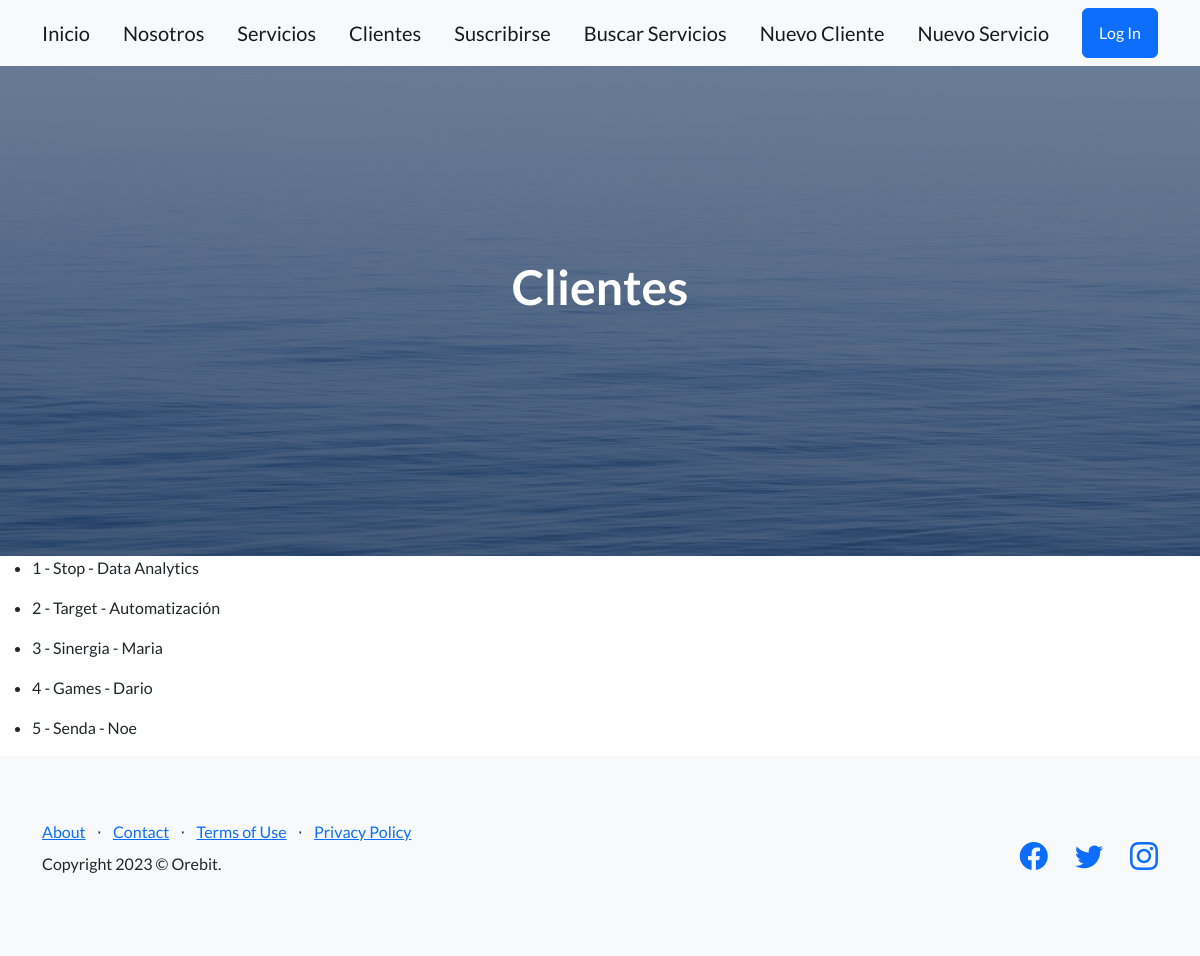
Screenshot of /aplicacion/clientes/ with the database file from the repository.
### aplicacion/models.py (models this page shows)
class Clientes(models.Model):
    nombre=models.CharField(max_length=50)
    servicio_contratado=models.CharField(max_length=50)
    email=models.EmailField()

### aplicacion/views.py (the view)
# urls.py: path('clientes/',clientes, name= "clientes"),
def clientes(request):
    ctx= {"clientes":Clientes.objects.all()}
    return render(request,"aplicacion/clientes.html",ctx)

### aplicacion/templates/aplicacion/clientes.html (shortened to what this page needs)
{% extends 'aplicacion/base.html' %}
{% load static %}
{% block pantalla %}
    Clientes
{% endblock pantalla %}
{% block contenido %}
    {% for cli in clientes %}
    <ul>
        <li>
            {{cli.id}} - {{cli.nombre}} - {{cli.servicio_contratado}}
        </li>
    </ul>
    {% endfor %}
{% endblock contenido %}

### aplicacion/templates/aplicacion/Base.html (shortened to what this page needs)
<!DOCTYPE html>
<html lang="en">
    <head>
        {%load static%}
        <link href="https://cdn.jsdelivr.net/npm/bootstrap-icons@1.5.0/font/bootstrap-icons.css" rel="stylesheet" type="text/css" />
        <link href="{% static 'aplicacion/css/styles.css' %}" rel="stylesheet" />
    </head>
    <body>
        <nav class="navbar navbar-light bg-light static-top">
            <div class="container">
                <a class="navbar-brand" href="{% url 'Inicio' %}">Inicio</a>
                <a class="navbar-brand" href="{% url 'Nosotros' %}">Nosotros</a>
                <a class="navbar-brand" href="{% url 'servicios' %}">Servicios</a>
                <a class="navbar-brand" href="{% url 'clientes' %}">Clientes</a>
                <a class="navbar-brand" href="{% url 'suscripcionForm2' %}">Suscribirse</a>
                <a class="navbar-brand" href="{% url 'buscar_servicio' %}">Buscar Servicios</a>
                <a class="navbar-brand" href="{% url 'clientesForm2' %}">Nuevo Cliente</a>
                <a class="navbar-brand" href="{% url 'serviciosForm2' %}">Nuevo Servicio</a>
                <a class="btn btn-primary" href="{% url 'admin:index' %}">Log In</a>
            </div>
        </nav>
        <header class="masthead">
            <div class="container position-relative">
                <div class="row justify-content-center">
                    <div class="col-xl-6">
                        <div class="text-center text-white">
                                <h1 class="mb-5">
                                    {% block pantalla %}{% endblock pantalla %}
                                </h1>
                        </div>
                    </div>
                </div>
            </div>
        </header>
            {% block contenido %}
            {% endblock contenido %}
        <footer class="footer bg-light">
            <div class="container">
                <div class="row">
                    <div class="col-lg-6 h-100 text-center text-lg-start my-auto">
                        <ul class="list-inline mb-2">
                            <li class="list-inline-item"><a href="#!">About</a></li>
                            <li class="list-inline-item">⋅</li>
                            <li class="list-inline-item"><a href="#!">Contact</a></li>
                            <li class="list-inline-item">⋅</li>
                            <li class="list-inline-item"><a href="#!">Terms of Use</a></li>
                            <li class="list-inline-item">⋅</li>
                            <li class="list-inline-item"><a href="#!">Privacy Policy</a></li>
                        </ul>
                        <p class="ast-footer-copyright"> Copyright 2023 &copy; Orebit.</p>
                    </div>
                    <div class="col-lg-6 h-100 text-center text-lg-end my-auto">
                        <ul class="list-inline mb-0">
                            <li class="list-inline-item me-4">
                                <a href="#!"><i class="bi-facebook fs-3"></i></a>
                            </li>
                            <li class="list-inline-item me-4">
                                <a href="#!"><i class="bi-twitter fs-3"></i></a>
                            </li>
                            <li class="list-inline-item">
                                <a href="#!"><i class="bi-instagram fs-3"></i></a>
                            </li>
                        </ul>
                    </div>
                </div>
            </div>
        </footer>
    </body>
</html>

### rows the page displays
Clientes: id "1", nombre "Stop", servicio_contratado "Data Analytics"
Clientes: id "2", nombre "Target", servicio_contratado "Automatización"
Clientes: id "3", nombre "Sinergia", servicio_contratado "Maria"
Clientes: id "4", nombre "Games", servicio_contratado "Dario"
Clientes: id "5", nombre "Senda", servicio_contratado "Noe"
